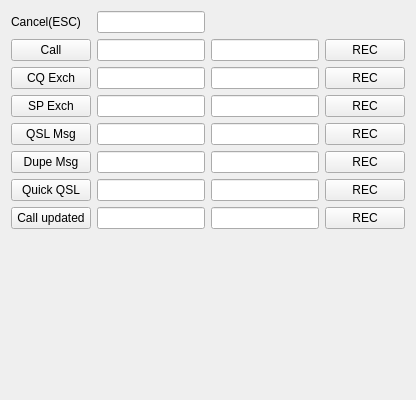
     <widget class="QWidget" name="other_func_tab">
      <property name="sizePolicy">
       <sizepolicy hsizetype="Preferred" vsizetype="MinimumExpanding">
        <horstretch>0</horstretch>
        <verstretch>0</verstretch>
       </sizepolicy>
      </property>
      <property name="minimumSize">
       <size>
        <width>0</width>
        <height>400</height>
       </size>
      </property>
      <property name="maximumSize">
       <size>
        <width>16777215</width>
        <height>500</height>
       </size>
      </property>
      <attribute name="title">
       <string>Other</string>
      </attribute>
      <attribute name="toolTip">
       <string>Other messages</string>
      </attribute>
      <layout class="QVBoxLayout" name="verticalLayout_3">
       <item>
        <layout class="QGridLayout" name="gridLayout_3">
         <property name="verticalSpacing">
          <number>6</number>
         </property>
         <item row="4" column="1">
          <widget class="QLineEdit" name="sp_exc_edit">
           <property name="maximumSize">
            <size>
             <width>340</width>
             <height>30</height>
            </size>
           </property>
           <property name="toolTip">
            <string>Sent during search and pounce. Normally leave this blank.</string>
           </property>
          </widget>
         </item>
         <item row="6" column="1">
          <widget class="QLineEdit" name="qsl_msg_edit">
           <property name="maximumSize">
            <size>
             <width>340</width>
             <height>30</height>
            </size>
           </property>
           <property name="toolTip">
            <string>Sent to confirm a qso while running</string>
           </property>
          </widget>
         </item>
         <item row="11" column="1">
          <widget class="QLineEdit" name="quick_qsl_edit">
           <property name="maximumSize">
            <size>
             <width>340</width>
             <height>30</height>
            </size>
           </property>
           <property name="toolTip">
            <string>Sent when logging a qso with \ key</string>
           </property>
          </widget>
         </item>
         <item row="13" column="1">
          <widget class="QLineEdit" name="qsl_updated_edit">
           <property name="toolTip">
            <string>Sent when the logged call has been corrected. Normally leave this blank.</string>
           </property>
          </widget>
         </item>
         <item row="15" column="1">
          <spacer name="verticalSpacer">
           <property name="orientation">
            <enum>Qt::Vertical</enum>
           </property>
           <property name="sizeHint" stdset="0">
            <size>
             <width>20</width>
             <height>40</height>
            </size>
           </property>
          </spacer>
         </item>
         <item row="9" column="1">
          <widget class="QLineEdit" name="dupe_msg_edit">
           <property name="maximumSize">
            <size>
             <width>340</width>
             <height>30</height>
            </size>
           </property>
           <property name="toolTip">
            <string>Sent if a call is a dupe. Normally leave this blank. </string>
           </property>
          </widget>
         </item>
         <item row="2" column="1">
          <widget class="QLineEdit" name="cq_exc_edit">
           <property name="maximumSize">
            <size>
             <width>340</width>
             <height>30</height>
            </size>
           </property>
           <property name="toolTip">
            <string>Sent when running stations. Normally leave this blank.</string>
           </property>
          </widget>
         </item>
         <item row="0" column="1">
          <widget class="QLineEdit" name="cancel_edit">
           <property name="toolTip">
            <string>Command to cancel an audio message. Leave blank unless using an external recording device.</string>
           </property>
          </widget>
         </item>
         <item row="1" column="1">
          <widget class="QLineEdit" name="call_edit"/>
         </item>
         <item row="0" column="0">
          <widget class="QLabel" name="label_55">
           <property name="text">
            <string>Cancel(ESC)</string>
           </property>
          </widget>
         </item>
         <item row="1" column="0">
          <widget class="QPushButton" name="playCall">
           <property name="focusPolicy">
            <enum>Qt::NoFocus</enum>
           </property>
           <property name="text">
            <string>Call</string>
           </property>
          </widget>
         </item>
         <item row="4" column="0">
          <widget class="QPushButton" name="playSpExch">
           <property name="focusPolicy">
            <enum>Qt::NoFocus</enum>
           </property>
           <property name="text">
            <string>SP Exch</string>
           </property>
          </widget>
         </item>
         <item row="4" column="3">
          <widget class="QPushButton" name="recSpExc">
           <property name="focusPolicy">
            <enum>Qt::NoFocus</enum>
           </property>
           <property name="text">
            <string>REC</string>
           </property>
          </widget>
         </item>
         <item row="6" column="3">
          <widget class="QPushButton" name="recQsl">
           <property name="focusPolicy">
            <enum>Qt::NoFocus</enum>
           </property>
           <property name="text">
            <string>REC</string>
           </property>
          </widget>
         </item>
         <item row="1" column="3">
          <widget class="QPushButton" name="recCall">
           <property name="focusPolicy">
            <enum>Qt::NoFocus</enum>
           </property>
           <property name="text">
            <string>REC</string>
           </property>
          </widget>
         </item>
         <item row="1" column="2">
          <widget class="QLineEdit" name="call_rec_edit"/>
         </item>
         <item row="2" column="0">
          <widget class="QPushButton" name="playCqExch">
           <property name="focusPolicy">
            <enum>Qt::NoFocus</enum>
           </property>
           <property name="text">
            <string>CQ Exch</string>
           </property>
          </widget>
         </item>
         <item row="2" column="2">
          <widget class="QLineEdit" name="cq_exc_rec_edit"/>
         </item>
         <item row="4" column="2">
          <widget class="QLineEdit" name="sp_exc_rec_edit"/>
         </item>
         <item row="6" column="2">
          <widget class="QLineEdit" name="qsl_msg_rec_edit"/>
         </item>
         <item row="2" column="3">
          <widget class="QPushButton" name="recCqExc">
           <property name="focusPolicy">
            <enum>Qt::NoFocus</enum>
           </property>
           <property name="text">
            <string>REC</string>
           </property>
          </widget>
         </item>
         <item row="6" column="0">
          <widget class="QPushButton" name="playQslMsg">
           <property name="focusPolicy">
            <enum>Qt::NoFocus</enum>
           </property>
           <property name="text">
            <string>QSL Msg</string>
           </property>
          </widget>
         </item>
         <item row="9" column="0">
          <widget class="QPushButton" name="playDupeMsg">
           <property name="focusPolicy">
            <enum>Qt::NoFocus</enum>
           </property>
           <property name="text">
            <string>Dupe Msg</string>
           </property>
          </widget>
         </item>
         <item row="9" column="2">
          <widget class="QLineEdit" name="dupe_msg_rec_edit"/>
         </item>
         <item row="9" column="3">
          <widget class="QPushButton" name="recDupe">
           <property name="focusPolicy">
            <enum>Qt::NoFocus</enum>
           </property>
           <property name="text">
            <string>REC</string>
           </property>
          </widget>
         </item>
         <item row="11" column="2">
          <widget class="QLineEdit" name="quick_qsl_rec_edit"/>
         </item>
         <item row="11" column="3">
          <widget class="QPushButton" name="recQuick">
           <property name="focusPolicy">
            <enum>Qt::NoFocus</enum>
           </property>
           <property name="text">
            <string>REC</string>
           </property>
          </widget>
         </item>
         <item row="13" column="2">
          <widget class="QLineEdit" name="qsl_updated_rec_edit"/>
         </item>
         <item row="13" column="3">
          <widget class="QPushButton" name="recCallUpdate">
           <property name="focusPolicy">
            <enum>Qt::NoFocus</enum>
           </property>
           <property name="text">
            <string>REC</string>
           </property>
          </widget>
         </item>
         <item row="11" column="0">
          <widget class="QPushButton" name="playQuickQsl">
           <property name="focusPolicy">
            <enum>Qt::NoFocus</enum>
           </property>
           <property name="text">
            <string>Quick QSL</string>
           </property>
          </widget>
         </item>
         <item row="13" column="0">
          <widget class="QPushButton" name="playCallUpdated">
           <property name="focusPolicy">
            <enum>Qt::NoFocus</enum>
           </property>
           <property name="text">
            <string>Call updated</string>
           </property>
          </widget>
         </item>
        </layout>
       </item>
      </layout>
     </widget>
